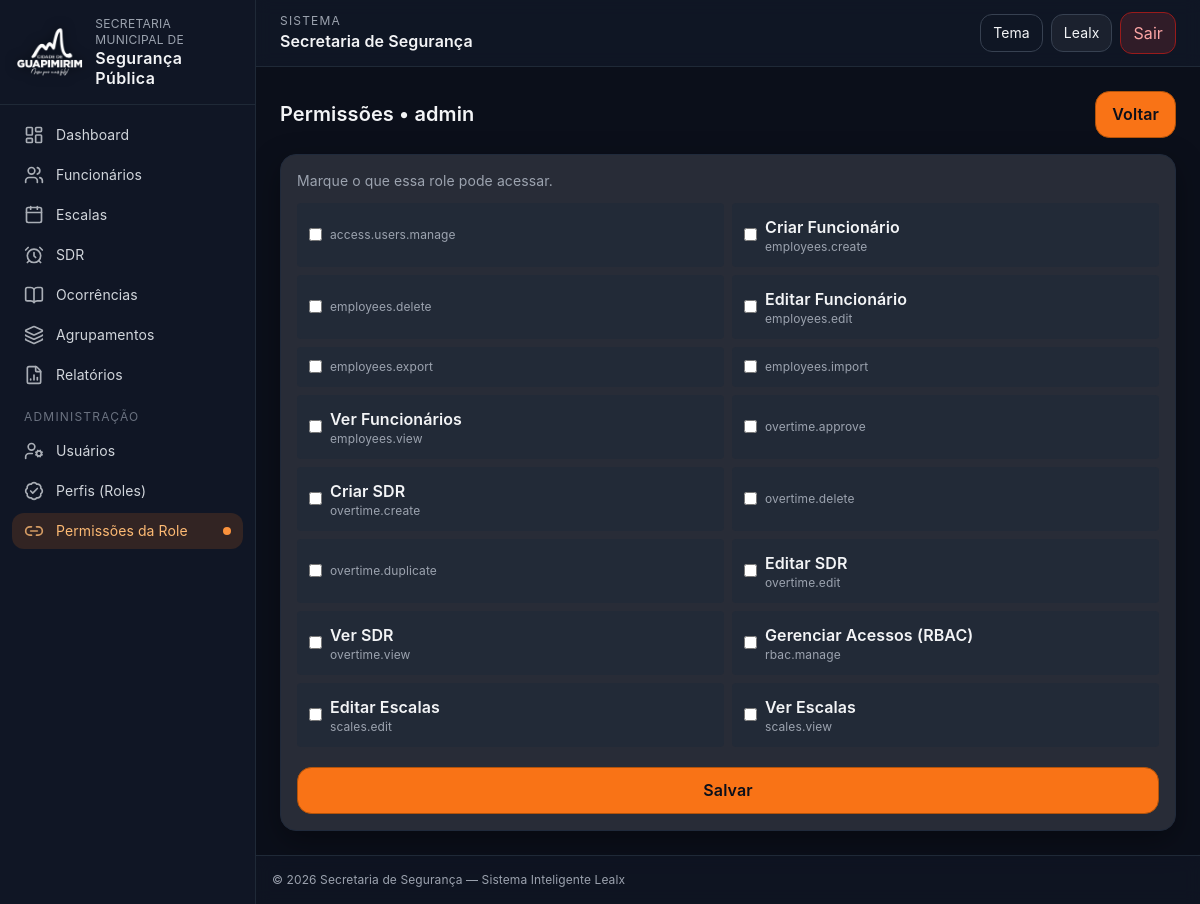
/admin/access/roles_permissions.php?id=1 (signed in), run on the app's committed database.
### tables this page shows
CREATE TABLE `roles` (
  `id` int(11) NOT NULL,
  `name` varchar(50) NOT NULL,
  `description` varchar(255) DEFAULT NULL,
  `label` varchar(80) NOT NULL
);

CREATE TABLE `permissions` (
  `id` int(11) NOT NULL,
  `code` varchar(80) NOT NULL,
  `name` varchar(80) NOT NULL,
  `description` varchar(255) DEFAULT NULL
);

### core/utils.php (called while the page is built, shortened)
<?php
function h($v){ return htmlspecialchars((string)$v, ENT_QUOTES, 'UTF-8'); }

### admin/access/roles_permissions.php (the view, shortened to what this page needs)
<?php
require __DIR__.'/../../core/db.php';
require __DIR__.'/../../core/utils.php';
$roleId = (int)($_GET['id'] ?? 0);
$role = $pdo->prepare("SELECT * FROM roles WHERE id=?");
$role->execute([$roleId]);
$role = $role->fetch(PDO::FETCH_ASSOC);
$perms = $pdo->query("SELECT * FROM permissions ORDER BY code")->fetchAll(PDO::FETCH_ASSOC);
$has = $pdo->prepare("
  SELECT p.code
  FROM role_permissions rp
  JOIN permissions p ON p.id = rp.permission_id
  WHERE rp.role_id=?
");
$has->execute([$roleId]);
$hasCodes = $has->fetchAll(PDO::FETCH_COLUMN);
$hasSet = array_flip($hasCodes);
require __DIR__.'/../../inc/header.php';
?>
<div class="flex items-center justify-between mb-4">
  <h1 class="text-xl font-semibold">Permissões • <?=h($role['name'])?></h1>
  <a href="roles.php" class="btn">Voltar</a>
</div>
<div class="card p-4">
  <form method="post" class="grid gap-3">
    <div class="text-sm text-gray-400">Marque o que essa role pode acessar.</div>
    <div class="grid md:grid-cols-2 gap-2">
      <?php foreach($perms as $p):
        $code = (string)$p['code'];
        $checked = isset($hasSet[$code]) ? 'checked' : '';
      ?>
        <label class="flex items-center gap-2 p-3 rounded bg-gray-800/60">
          <input type="checkbox" name="perms[]" value="<?=h($code)?>" <?=$checked?>>
          <div>
            <div class="font-semibold"><?=h($p['name'])?></div>
            <div class="text-xs text-gray-400"><?=h($code)?></div>
          </div>
        </label>
      <?php endforeach; ?>
    </div>
    <button class="btn mt-2">Salvar</button>
  </form>
</div>
<?php require __DIR__.'/../../inc/footer.php'; ?>

### assets/css/app.css (style rules this page uses)
:root { --accent:#f97316; }
body { font-family:system-ui,-apple-system,Segoe UI,Roboto,Ubuntu;letter-spacing:.1px }
a { transition:color .2s ease }
.btn { background:var(--accent);padding:.6rem 1rem;border-radius:12px }
:root { --ring: 0 0% 100%; }
* { outline:0 }
html,body { scroll-behavior:smooth }
body { font-family:Inter,system-ui,-apple-system,Segoe UI,Roboto,Ubuntu }
.card { background: color-mix(in oklab, #0b0f1a 85%, #fff 15%); border:1px solid #202a3b; border-radius:1rem; padding:1rem; box-shadow:0 10px 30px rgba(0,0,0,.35) }
.btn { display:inline-flex; align-items:center; justify-content:center; gap:.5rem; padding:.65rem 1rem; border-radius:.9rem; font-weight:600; background:#f97316; color:#0b0f1a; border:1px solid #b45309 }

### data on the page
roles: name "admin"
permissions: code "access.users.manage"
permissions: name "Criar Funcionário", code "employees.create"
permissions: code "employees.delete"
permissions: name "Editar Funcionário", code "employees.edit"
permissions: code "employees.export"
permissions: code "employees.import"
permissions: name "Ver Funcionários", code "employees.view"
permissions: code "overtime.approve"
permissions: name "Criar SDR", code "overtime.create"
permissions: code "overtime.delete"
permissions: code "overtime.duplicate"
permissions: name "Editar SDR", code "overtime.edit"
permissions: name "Ver SDR", code "overtime.view"
permissions: name "Gerenciar Acessos (RBAC)", code "rbac.manage"
permissions: name "Editar Escalas", code "scales.edit"
permissions: name "Ver Escalas", code "scales.view"

### other printed values
$label "Dashboard"
$label "Funcionários"
$label "Escalas"
$label "SDR"
$label "Ocorrências"
$label "Agrupamentos"
$label "Relatórios"
$label "Usuários"
$label "Perfis (Roles)"
$label "Permissões da Role"
$uname "Lealx"
